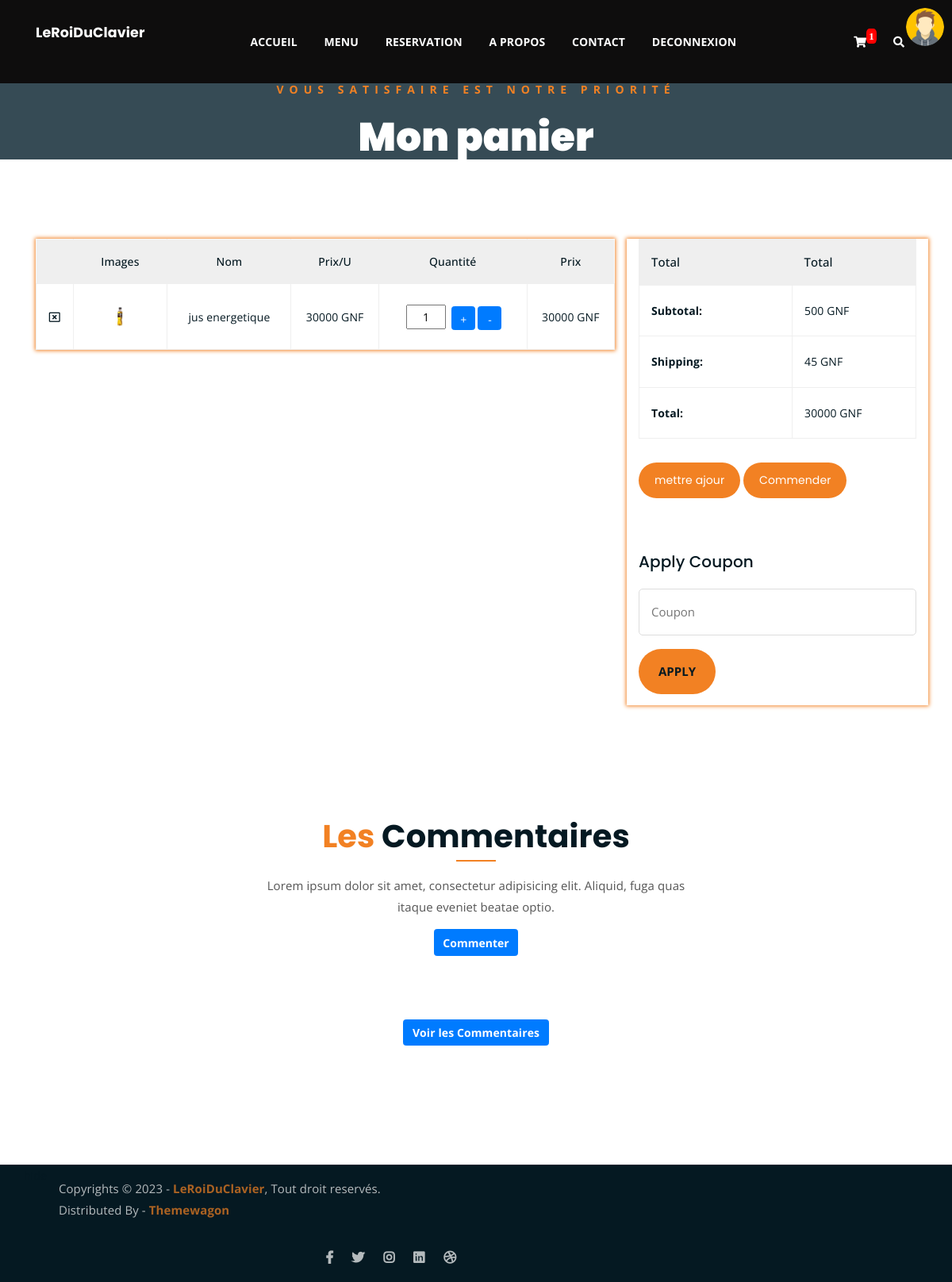
Page /cart/ (signed in) on the earlier database version.
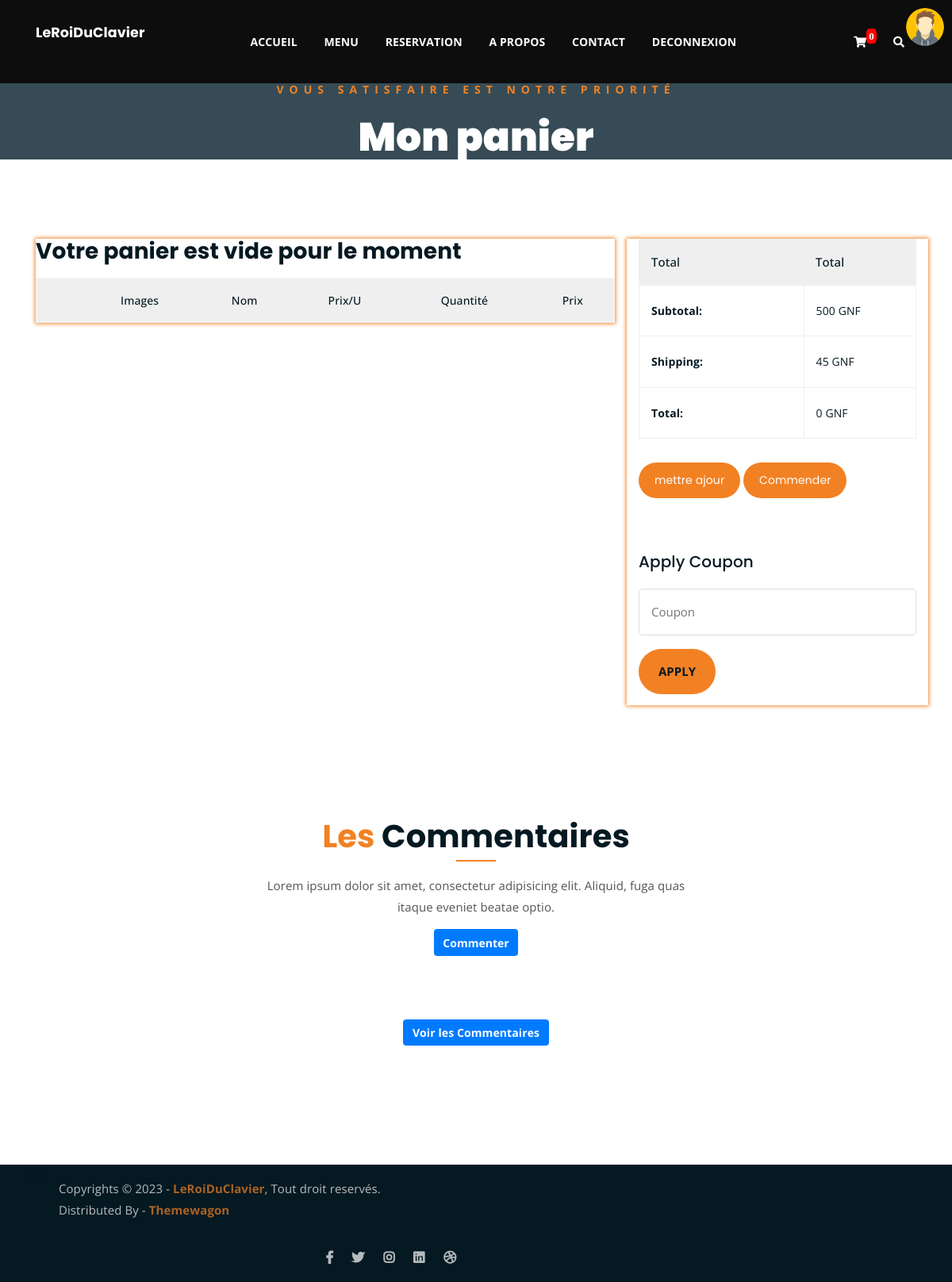
Same page on the later database version.
### gestion_produit/models.py (models this page shows, shortened)
class Order(models.Model):
    user = models.ForeignKey(AUTH_USER_MODEL,on_delete=models.CASCADE)
    product = models.ForeignKey(Produits, on_delete=models.CASCADE)
    qte = models.IntegerField(default=1)
    commander = models.BooleanField(default=False)
    def calculate_pu(self):
        return self.product.prix * self.qte

class Produits(models.Model):
    nom = models.CharField(max_length=50)
    description = models.TextField()
    prix = models.PositiveIntegerField()
    image = models.ImageField(upload_to='%Y/%m/%d',blank=True,null=True)
    date = models.DateField(auto_now=True)
    categorie = models.ForeignKey(Categorie, on_delete=models.CASCADE)
    class Meta:
        verbose_name=("Produits")
        verbose_name_plural=("Produits")

### gestion_produit/views.py (the view)
def cart(request):
    user=request.user
    cart,created = Card.objects.get_or_create(user=request.user)
    orders = cart.orders.all()
    nb = cart.orders.count()
    total_price = cart.calculate_total_price()
    if nb !=0:
        if request.method == 'POST':
            tel_livraison = request.POST.get('tel_livraison')
            adresse = request.POST.get('adresse')
            livraison = request.POST.get('livraison')
            print(tel_livraison)
            user_commande=UserCommande.objects.create(adress=adresse,
                                            tel_livraison=tel_livraison,
                                            livraison=livraison)
            user_commande.save()
            card = Card.objects.get(user=user)
            orders = Order.objects.filter(user=user)
            produits = Commandes.objects.create(user=user.username)
            for order in orders:
                new=Commande.objects.create(
                                        nom=order.product.nom,
                                        qte=order.qte )
                produits.produits.add(new)
                new.save()
                order.delete()
            card.delete()
            return render(request, 'gestion_produit/cart.html')
        else:
            print("Votre panier est vide pour le moment !!!")
    context={"orders":orders,
             'nb':nb,
             'total_price':total_price
             }# tout les elements de notre panier
    return render(request, 'gestion_produit/cart.html',context)

### gestion_produit/context_proccessor.py (called while the page is built)
def list_menu(request):
    donnees = Produits.objects.all()
    cat = Categorie.objects.all()
    context = {'donnees':donnees,"cat":cat}
    return context

### gestion_produit/models.py (called while the page is built)
    def calculate_total_price(self):
        total_price = 0
        for order in self.orders.all():
            total_price += order.product.prix * order.qte
        return total_price

### gestion_produit/templates/gestion_produit/cart.html (shortened to what this page needs)
{% load static %}
{% block header %}
	{% include "header.html" %}
{% endblock %}
<div class="breadcrumb-section breadcrumb-bg">
	<div class="container">
		<div class="row">
			<div class="col-lg-8 offset-lg-2 text-center">
				<div class="breadcrumb-text">
					<p>Vous satisfaire est notre priorité</p>
					<h1>Mon panier</h1>
				</div>
			</div>
		</div>
	</div>
</div>
<div class="cart-section mt-100 mb-150">
	<div class="container">
		<div class="row">
			<div class="col-lg-8 col-md-12 mb-3">
				<div class="cart-table-wrap" style="box-shadow: 0px 0px 5px 1px  #F28123;">
					<table class="cart-table">
						<thead class="cart-table-head">
							<tr class="table-head-row">
								<th class="product-remove"></th>
								<th class="product-image">Images</th>
								<th class="product-name">Nom</th>
								<th class="product-price">Prix/U</th>
								<th class="product-quantity">Quantité</th>
								<th class="product-total">Prix</th>
							</tr>
						</thead>
							<tbody>
								{% for order in orders %}
								<tr class="table-body-row">
									<td class="product-remove"><a href="{% url 'del_prod_card' order.id %}"><i class="far fa-window-close"></i></a></td>
									<td class="product-image"><img src="{{ order.product.image.url }}" alt=""></td>
									<td class="product-name">{{ order.product.nom }}</td>
									<td class="product-price">{{ order.product.prix }} GNF</td>
									<td class="product-quantity"><input class="text-center" type="tel" value="{{ order.qte }}" readonly name="qte" style="width: 50px; align-self: center;margin: 3px;">
										<a href="{% url 'update_qte' order.id %}" class="btn btn-primary align-items-center" style=" width: 30px; height: 30px;">+</a>
										<a href="{% url 'dimininuer_qte' order.id %}" class="btn btn-primary align-items-center" style=" width: 30px; height: 30px;">-</a>
									</td>
									<td class="product-total">{{ order.calculate_pu }} GNF</td>
								</tr>
								{% empty %}
								<h3>
									Votre panier est vide pour le moment
								</h3>
								{% endfor %}
							</tbody>
					</table>
				</div>
			</div>
			<div class="col-lg-4 pb-3" style="box-shadow: 0px 0px 5px 1px  #F28123;">
				<div class="total-section">
					<table class="total-table">
						<thead class="total-table-head">
							<tr class="table-total-row">
								<th>Total</th>
								<th>Total</th>
							</tr>
						</thead>
						<tbody>
							<tr class="total-data">
								<td><strong>Subtotal: </strong></td>
								<td>500 GNF</td>
							</tr>
							<tr class="total-data">
								<td><strong>Shipping: </strong></td>
								<td>45 GNF</td>
							</tr>
							<tr class="total-data">
								<td><strong>Total: </strong></td>
								<td>{{total_price}} GNF</td>
							</tr>
						</tbody>
					</table>
					<div class="cart-buttons">
						<a href="cart.html" class="boxed-btn">mettre ajour</a>
						<a type=button href="" class="boxed-btn black"  data-toggle="modal" data-target="#Modal">Commender</a>
					</div>
				</div>
				<div class="coupon-section">
					<h3>Apply Coupon</h3>
					<div class="coupon-form-wrap">
						<form action="index.html">
							<p><input type="text" placeholder="Coupon"></p>
							<p><input type="submit" value="Apply"></p>
						</form>
					</div>
				</div>
			</div>
		</div>
	</div>
</div>
{% block footer %}
	{% include "footer.html" %}
{% endblock %}

### templates/header.html (shortened to what this page needs)
{% load static %}
{% block header %}
<!DOCTYPE html>
<html lang="en">
	<head>
		<link rel="stylesheet" href="{% static 'gestion_produit/assets/css/all.min.css' %} ">
		<link rel="stylesheet" href=" {% static 'gestion_produit/assets/bootstrap/css/bootstrap.min.css' %} ">
		<link rel="stylesheet" href=" {% static 'gestion_produit/assets/css/owl.carousel.css' %} ">
		<link rel="stylesheet" href=" {% static 'gestion_produit/assets/css/magnific-popup.css' %} ">
		<link rel="stylesheet" href="{% static 'gestion_produit/assets/css/animate.css' %}">
		<link rel="stylesheet" href="{% static 'gestion_produit/assets/css/meanmenu.min.css' %}">
		<link rel="stylesheet" href="{% static 'gestion_produit/assets/css/main.css' %}">
		<link rel="stylesheet" href="{% static 'gestion_produit/assets/css/responsive.css' %}">
	</head>
<body>
	<div class="top-header-area" id="sticker" style="background-color: rgb(14, 13, 13);">
		{% if user.is_authenticated %}
			{% if user.profile %}
			<img src="{{ user.profile.url }}" alt="" style="width: 4%;float: right;border-radius: 50%;margin: 10px;position: absolute;right: 0;top: 0;">
			{% else %}
		<img src="media/img/avatar.jpg" alt="" style="width: 4%;float: right;border-radius: 50%;margin: 10px;position: absolute;right: 0;top: 0;">
			{% endif %}
		{% endif %}
		<div class="container">
			<div class="row">
				<div class="col-lg-12 col-sm-12 text-center">
					<div class="main-menu-wrap">
						<div class="site-logo">
							{% if user.is_authenticated %}
							<a href="{% url 'list_menu'%}">
								<h5 style="color: white;">{{ user.username }}</h5>
							</a>
							{% endif %}
						</div>
						<nav class="main-menu">
							<ul>
								<li class="active "><a href="{% url 'list_menu' %}" >ACCUEIL</a>
								</li>
								<li class=""><a href="{% url 'all_products' %}">MENU</a>
								</li>
								<li class=""><a href="{% url 'reservation' %}">RESERVATION</a></li>
								<li class=""><a href="{% url 'apropos' %}">A PROPOS</a></li>
								<li class=""><a href="{% url 'contact' %}">CONTACT</a></li>
								{% if not user.is_authenticated %}
								<li class=" "><a href="#">CONNEXION</a>
									<ul class="sub-menu">
										<li><a href="{% url 'login' %}">Se connecter</a>
											<li><a href="{% url 'singup' %}">S'inscrire</a></li>
									</ul>
								</li>
								{% else %}
								<li class=" "><a href="{% url 'logout' %}">DECONNEXION</a></li>
								{% endif %}
								<li>
									<div class="header-icons">
										{% if user.is_authenticated %}
										<a class="shopping-cart" href="{% url 'cart' %}"><i class="fas fa-shopping-cart"  style="position: relative;"> {% if user.is_authenticated %}<span style="position: absolute;background-color: red;border-radius: 30%;padding: 3px;font-size: 13px;top: -10px;font-weight: bold;">{{ nb }}</span>{% endif %}</i></a>
										{% endif %}
										<a class="mobile-hide search-bar-icon" href="#"><i class="fas fa-search"></i></a>
									</div>
								</li>
							</ul>
						</nav>
					</div>
				</div>
			</div>
		</div>
	</div>
	{% endblock %}

Differences in the rows shown:
removed Order: product.image (picture), product.nom "jus energetique", product.prix "30000", qte "1", calculate_pu "30000"
Other differences:
{{ nb }}: "1" → "0"
{{ total_price }}: "30000" → "0"
text now shown: "Votre panier est vide pour le moment"
